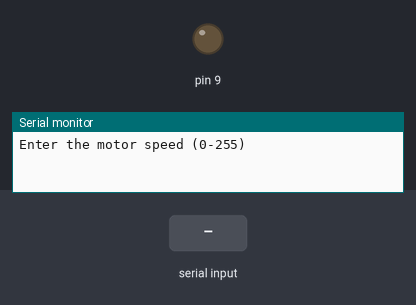
This sketch was run on a simulated Arduino Uno, built with avr-gcc and run on an emulated ATmega328P. Parts: output pins drawn as LEDs (lit = HIGH), the last lines printed to the serial monitor. The inputs (shaded band) are chosen by the test bench.

Above: at 1.2 s.
1.3 s: "90,45\n" received over Serial
At 2.1 s:
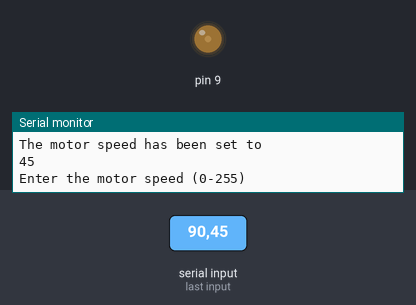
3.8 s: "30,150\n" received over Serial
At 4.5 s:
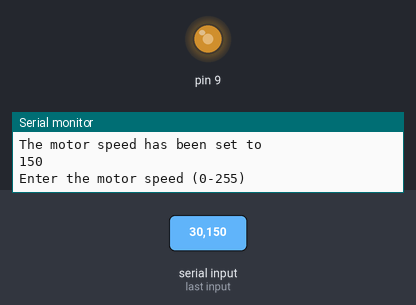
6.3 s: "200\n" received over Serial
At 7.1 s:
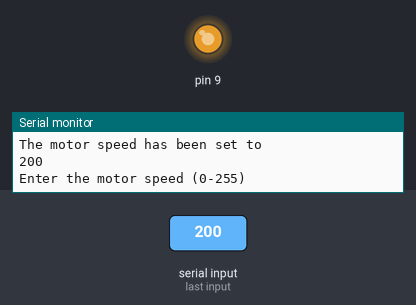
Timing chart, 0 to 9.3 s (numbered marks = the images above; inputs shaded):
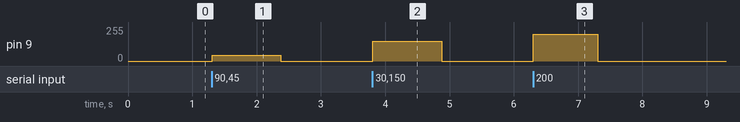

Measured:
- after the input at 1.3 s, pin 9: 0/255 → 45/255 at once, → 0/255 1.1 s later
- after the input at 3.8 s, pin 9: 0/255 → 150/255 at once, → 0/255 1.1 s later
- after the input at 6.3 s, pin 9: 0/255 → 200/255 at once, → 0/255 1.0 s later

The sketch:

First.ino
```cpp
void setup() {
  // put your setup code here, to run once:
  Serial.begin(9600); //Initialize communication with pc
  pinMode(9, OUTPUT);
}

void loop() {
  // put your main code here, to run repeatedly:
  Serial.println("Enter the motor speed (0-255)");
  while(Serial.available()==0); //Stop the code while there is no serial connection
  int value = Serial.parseInt(); //Take integer from serial connection
  analogWrite(9, value);
  Serial.println("The motor speed has been set to ");
  Serial.println(value);
}
```
